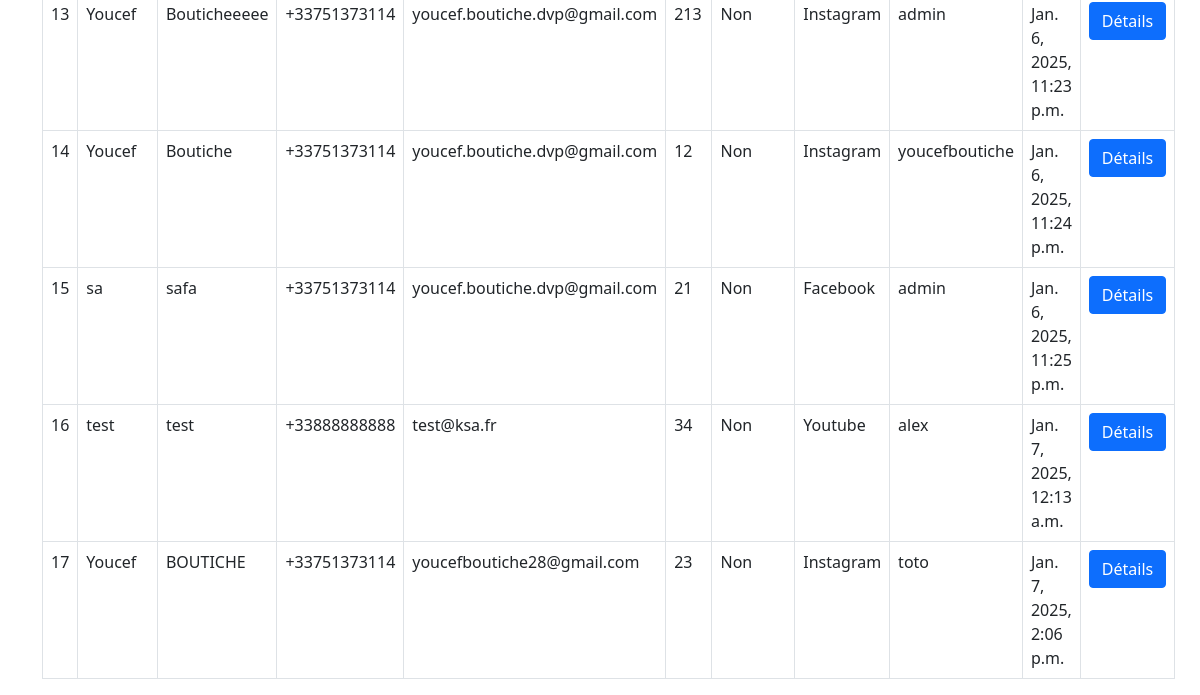
/liste-prospet/ (signed in, lower part), run on an earlier commit of the app's database.
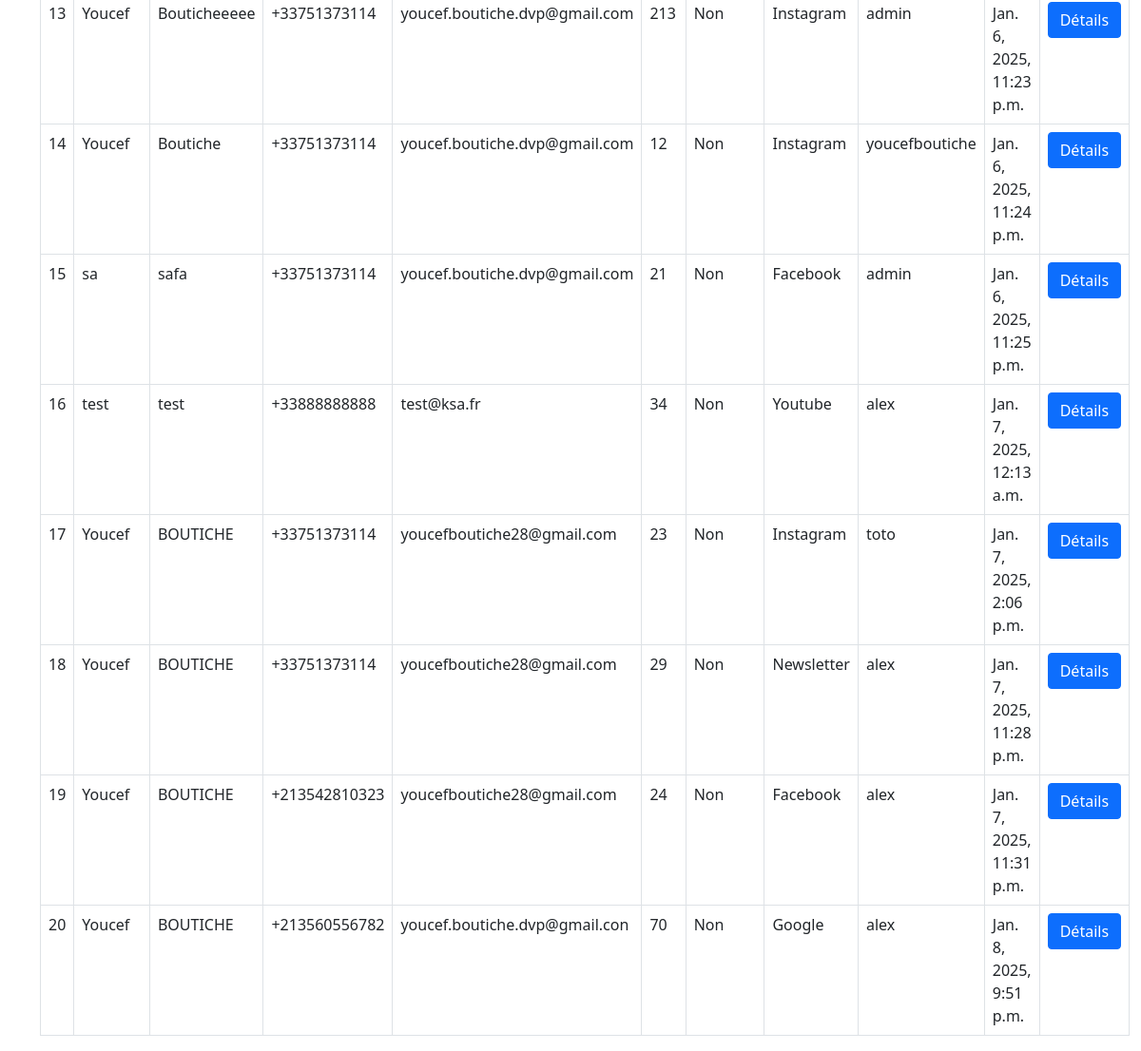
And on a later commit of the database.
### crm_app/models.py (models this page shows, shortened)
class Lead(models.Model):
    SOURCE_CHOICES = (
        ('Youtube','Youtube'),
        ('Google','Goole'),
        ('Newsletter','Newsletter'),
        ('Facebook','Facebook'),
        ('Instagram','Instagram'),
        ('TikTok','TikTok'),
    )
    first_name = models.CharField(max_length=255)
    last_name = models.CharField(max_length=255)
    phone_number = PhoneNumberField()
    email = models.EmailField(validators=[EmailValidator()])
    age = models.IntegerField(null=True, blank=True)
    price = models.DecimalField(max_digits=10,decimal_places=2,default=0)
    phoned = models.BooleanField(default=False)
    source = models.CharField(choices=SOURCE_CHOICES,max_length=100)
    profile_picture = models.ImageField(null=True, blank=True,upload_to='leads/')
    file_field = models.FileField(null=True, blank=True,upload_to='documents/')
    agent = models.ForeignKey(Agent,on_delete=models.CASCADE)
    created_at = models.DateTimeField(auto_now_add=True)

class Agent(models.Model):
    user = models.OneToOneField(User,on_delete=models.CASCADE)
    def __str__(self):
        return self.user.username

class User(AbstractUser):
     pass

### crm_app/views.py (the view)
# urls.py: path('liste-prospet/',list_leads,name="list_leads"),
@login_required
def list_leads(request):
    if request.user.is_superuser:
        leads = Lead.objects.all()
    else :
        try:
            agent = request.user.agent
            leads = Lead.objects.filter(agent=agent)
        except :
            return redirect('not_authorized')
    context = {
        'leads':leads,
    }
    return render(request,'leads/leads_list.html',context)

### crm_app/templates/leads/leads_list.html (shortened to what this page needs)
{% extends "base.html" %}
{% load static %}
{% block content %}
    <div class="container">
        <table class="table table-bordered">
            <tbody>
                {% for lead in leads %}
                    <tr>
                        <td>{{ lead.id }}</td>
                        <td>{{ lead.first_name }}</td>
                        <td>{{ lead.last_name }}</td>
                        <td>{{ lead.phone_number }}</td>
                        <td>{{ lead.email }}</td>
                        <td>{{ lead.age }}</td>
                        <td>{{ lead.phoned|yesno:"Oui,Non" }}</td>
                        <td>{{ lead.source }}</td>
                        <td>{{ lead.agent }}</td>
                        <td>{{ lead.created_at }}</td>
                        <td>
                            <a href="{% url 'details_page' lead.id %}" class="btn btn-primary">Détails</a>
                        </td>
                    </tr>
                {% endfor %}
            </tbody>
          </table>
    </div>
{% endblock content %}

What changed in the data, as far as the page shows it:
added Lead: id "18", first_name "Youcef", last_name "BOUTICHE", phone_number "+33751373114", email "youcefboutiche28@gmail.com", age "29", phoned "Non", source "Newsletter", agent "alex", created_at "Jan. 7, 2025, 11:28 p.m."
added Lead: id "19", first_name "Youcef", last_name "BOUTICHE", phone_number "+213542810323", email "youcefboutiche28@gmail.com", age "24", phoned "Non", source "Facebook", agent "alex", created_at "Jan. 7, 2025, 11:31 p.m."
added Lead: id "20", first_name "Youcef", last_name "BOUTICHE", phone_number "+213560556782", email "youcef.boutiche.dvp@gmail.con", age "70", phoned "Non", source "Google", agent "alex", created_at "Jan. 8, 2025, 9:51 p.m."
